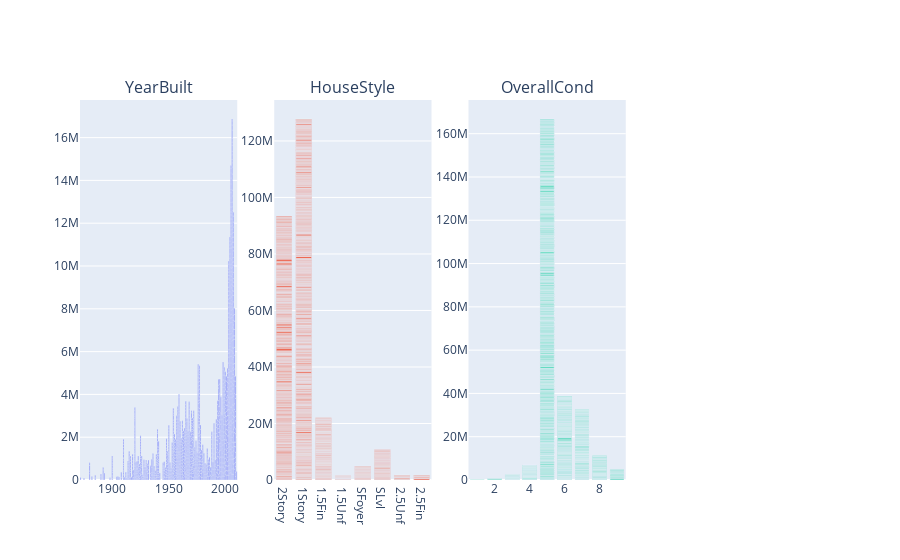

The notebook cell this image was saved under:
### Markdown cell above
Intuitively, features such as 
- YearBuilt
- HouseStyle
- OverallCond

would presumably have an effect on SalePrice, let's check them in isolation

### Code cell
multi_bar(train, ["YearBuilt", "HouseStyle", "OverallCond"], TARGET_VAR)

### Figure 1 — Plotly figure (JSON) as saved in the notebook; plotly's stock layout.template omitted (floating-point values rounded to 4 significant figures; data arrays with more than 128 entries replaced by an {"elided": "..."} marker saying what was removed)
{"data": [{"type": "bar", "x": {"elided": "1460 int values"}, "xaxis": "x", "y": {"elided": "1460 int values"}, "yaxis": "y"}, {"type": "bar", "x": {"elided": "1460 str values"}, "xaxis": "x2", "y": {"elided": "1460 int values"}, "yaxis": "y2"}, {"type": "bar", "x": {"elided": "1460 int values"}, "xaxis": "x3", "y": {"elided": "1460 int values"}, "yaxis": "y3"}], "layout": {"annotations": [{"font": {"size": 16}, "showarrow": false, "text": "YearBuilt", "x": 0.1062, "xanchor": "center", "xref": "paper", "y": 1, "yanchor": "bottom", "yref": "paper"}, {"font": {"size": 16}, "showarrow": false, "text": "HouseStyle", "x": 0.3688, "xanchor": "center", "xref": "paper", "y": 1, "yanchor": "bottom", "yref": "paper"}, {"font": {"size": 16}, "showarrow": false, "text": "OverallCond", "x": 0.6313, "xanchor": "center", "xref": "paper", "y": 1, "yanchor": "bottom", "yref": "paper"}], "showlegend": false, "xaxis": {"anchor": "y", "domain": [0, 0.2125]}, "xaxis2": {"anchor": "y2", "domain": [0.2625, 0.475]}, "xaxis3": {"anchor": "y3", "domain": [0.525, 0.7375]}, "xaxis4": {"anchor": "y4", "domain": [0.7875, 1]}, "yaxis": {"anchor": "x", "domain": [0, 1]}, "yaxis2": {"anchor": "x2", "domain": [0, 1]}, "yaxis3": {"anchor": "x3", "domain": [0, 1]}, "yaxis4": {"anchor": "x4", "domain": [0, 1]}}}
